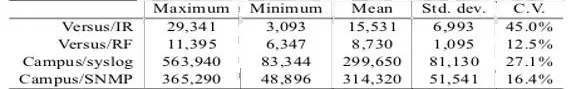
#> input picture Image.webp, 576 x 89 px, found by its file name
$ jupyter execute --allow-errors Alternative_v1.ipynb   (shell and % lines are left out)
#> lines starting #> are read from the running program, lines starting #| are printed output that depends on the picture; after the words box and inside, x2 and y2 are one past the last pixel; in counts of white or black regions, pixels touching at a corner belong together
# python3 -m pip install --upgrade pip
python3 -m pip install opencv-python
python3 -m pip install opencv-python-headless
python3 -m pip install opencv-contrib-python-headless

# python3 -m pip install --no-binary opencv-python opencv-python
# python3 -m pip install --no-binary :all: opencv-python

[cell 1]
import os
from pathlib import Path

[cell 2]
import cv2
import numpy as np
import pandas as pd
import matplotlib.pyplot as plt
import csv

[cell 3]
try:
    from PIL import Image
except Importerror:
    import Image

[cell 4]
# import tesseract-ocr
import pytesseract

[cell 5]
#read your file
desktop_path = str(Path.home() / "Desktop")
os.chdir(desktop_path)

file=r'Image.webp'
img = cv2.imread(file,0)
#> img: shape (89, 576); min 0, max 255, mean 230.6
img.shape
#> Out = (89, 576)

[cell 6]
from google.colab.patches import cv2_imshow
file=r'Image.webp'
cv2_imshow(img)

[cell 7]
#thresholding the image to a binary image
thresh, img_bin = cv2.threshold(img, 128,255, cv2.THRESH_BINARY | cv2.THRESH_OTSU)
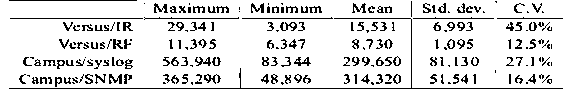
#> img_bin: shape (89, 576); 87% white; black in thin lines or dots
#> thresh = 180

#> (a cell that did not finish here is left out)

[cell 9]
#Plotting the image to see the output
plotting = plt.imshow(img_bin, cmap='gray')
plt. show()

[cell 10]
# countcol(width) of kernel as 100th of total width
kernel_len = np.array(img) .shape[1]//100
#> kernel_len = 5

[cell 11]
# Defining a vertical kernel to detect all vertical lines of image
ver_kernel = cv2.getStructuringElement(cv2.MORPH_RECT, (1, kernel_len) )
#> ver_kernel = [1, 1, 1, 1, 1]

[cell 12]
# Defining a horizontal kernel to detect all horizontal lines of image
hor_kernel = cv2.getStructuringElement(cv2.MORPH_RECT, (kernel_len, 1))
#> hor_kernel = [[1, 1, 1, 1, 1]]

[cell 13]
# A kernel of 2x2
kernel = cv2. getStructuringElement (cv2.MORPH_RECT, (2, 2))

#> (a cell that did not finish here is left out)

#> (a cell that did not finish here is left out)

[cell 16]
#Use horizontal kernel to detect and save the horizontal lines in a jpg
image_2 = cv2.erode(img_bin, hor_kernel, iterations=3)
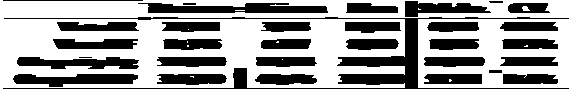
#> image_2: shape (89, 576); 61.3% white; 32 black regions (1 under 20 px), largest, box (x1, y1, x2, y2) and area: (3, 17, 569, 89) 3686, (138, 3, 328, 13) 1406, (13, 74, 138, 87) 1124
horizontal_lines = cv2. dilate(image_2, hor_kernel, iterations=3)
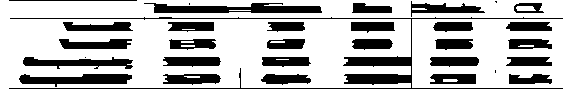
#> horizontal_lines: shape (89, 576); 71.9% white; 32 black regions (4 under 20 px), largest, box (x1, y1, x2, y2) and area: (9, 17, 563, 89) 2438, (144, 3, 322, 13) 1202, (19, 74, 132, 87) 932
cv2. imwrite("horizontal.jpg", horizontal_lines)
#> Out = True
